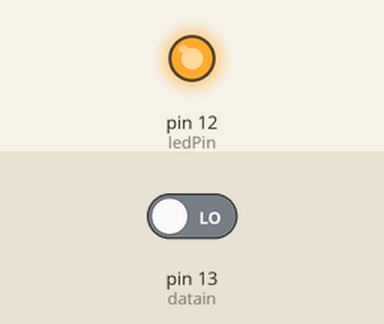
Simulated run of this sketch. Board: Arduino Uno, built with avr-gcc and run on an emulated ATmega328P. Shown: output pins drawn as LEDs (lit = HIGH). The test bench sets the inputs (shaded band); at power-on: pin 13 (datain) LOW.

Above: at 1.2 s.
1.3 s: pin 13 (datain) driven HIGH
At 2.2 s:
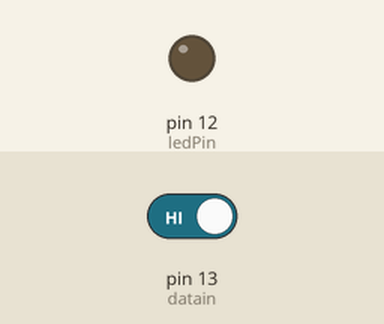
2.8 s: pin 13 (datain) driven LOW
At 3.4 s:
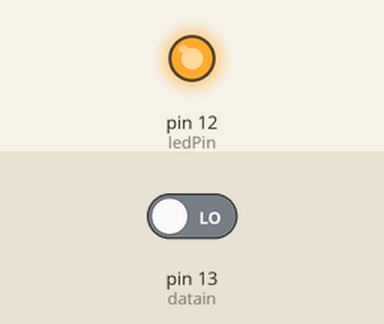
Timing chart, 0 to 5.8 s (numbered marks = the images above; inputs shaded):
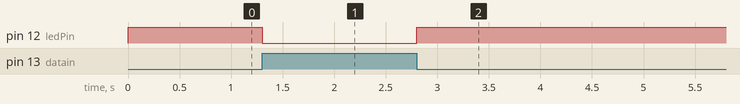

Measured:
- after the input at 1.3 s, pin 12 (ledPin): HIGH → LOW at once
- after the input at 2.8 s, pin 12 (ledPin): LOW → HIGH at once

The sketch:

alcorece.ino
```cpp
#define datain 13
#define ledPin 12

unsigned int temp = 0;

void setup()
{
  pinMode(ledPin, OUTPUT);
}

void loop() {
  temp = digitalRead(datain);

  if (temp == 1)
  {
    digitalWrite(ledPin, LOW);
  }

  else if (temp == 0)
  {
    digitalWrite(ledPin, HIGH);
  }
}
```
